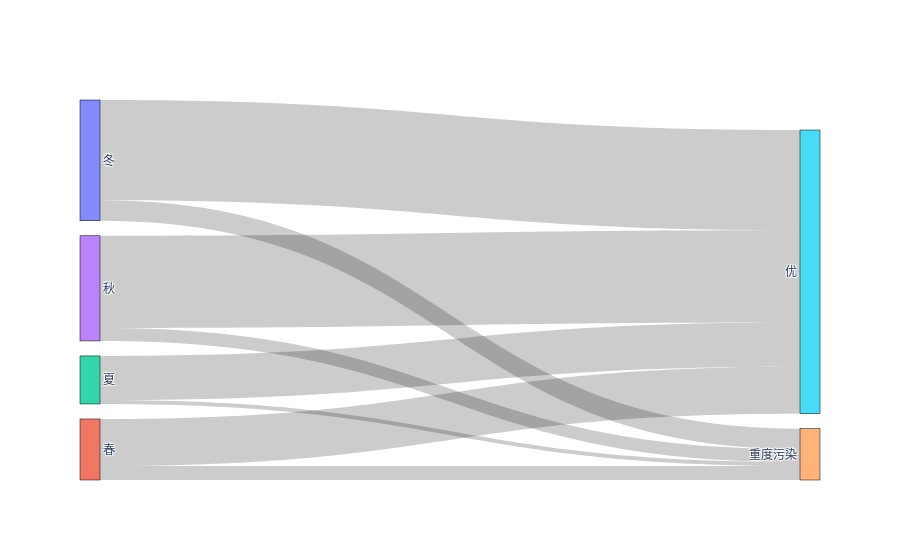

Here is the notebook cell this chart was saved with:
### Markdown cell above
#### 数据可视化

### Code cell
selected_qualities = ['优', '重度污染']   #选中质量等级
selected_columns = ['质量等级', '季节']
df_temp = data[data['质量等级'].isin(selected_qualities)][selected_columns].copy()  # 这里我们使用.copy()来创建一个新的DataFrame

# 创建季节和质量等级的交叉表，这将作为我们流的宽度。
value = pd.crosstab(df_temp['季节'], df_temp['质量等级']).stack().reset_index().rename(columns={0:'value'})

# 创建源和目标的列表。使用df_temp，原始的data保持不变。
source = value['季节'].apply(lambda x: df_temp['季节'].unique().tolist().index(x))
target = value['质量等级'].apply(lambda x: df_temp['质量等级'].unique().tolist().index(x) + len(df_temp['季节'].unique()))

# 创建标签，同样使用df_temp。
label = df_temp['季节'].unique().tolist() + df_temp['质量等级'].unique().tolist()

# 创建桑基图的数据
data_draw = go.Sankey(node = dict(label = label, pad = 15, thickness = 20, line = dict(color = "black", width = 0.5)),
                 link = dict(source = source, target = target, value = value['value']))

# 创建图形
fig = go.Figure(data_draw)

# 显示图形
fig.show()

### Figure 1 — Plotly figure (JSON) as saved in the notebook; plotly's stock layout.template omitted (floating-point values rounded to 4 significant figures)
{"data": [{"link": {"source": [0, 0, 2, 2, 1, 1, 3, 3], "target": [5, 4, 5, 4, 5, 4, 5, 4], "value": [309, 63, 136, 12, 145, 43, 284, 40]}, "node": {"label": ["冬", "春", "夏", "秋", "重度污染", "优"], "line": {"color": "black", "width": 0.5}, "pad": 15, "thickness": 20}, "type": "sankey"}], "layout": {}}
